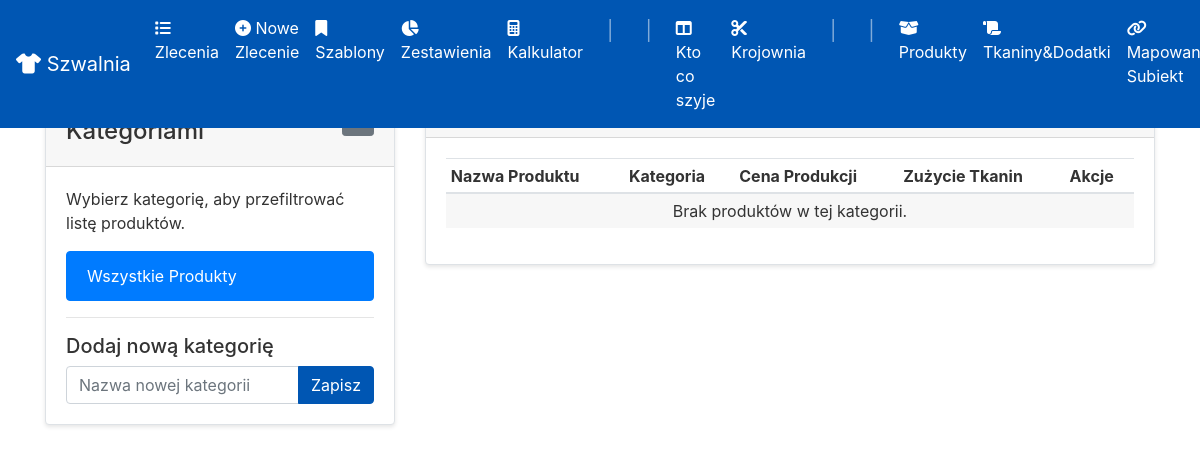
/products, run on an earlier commit of the app's database.
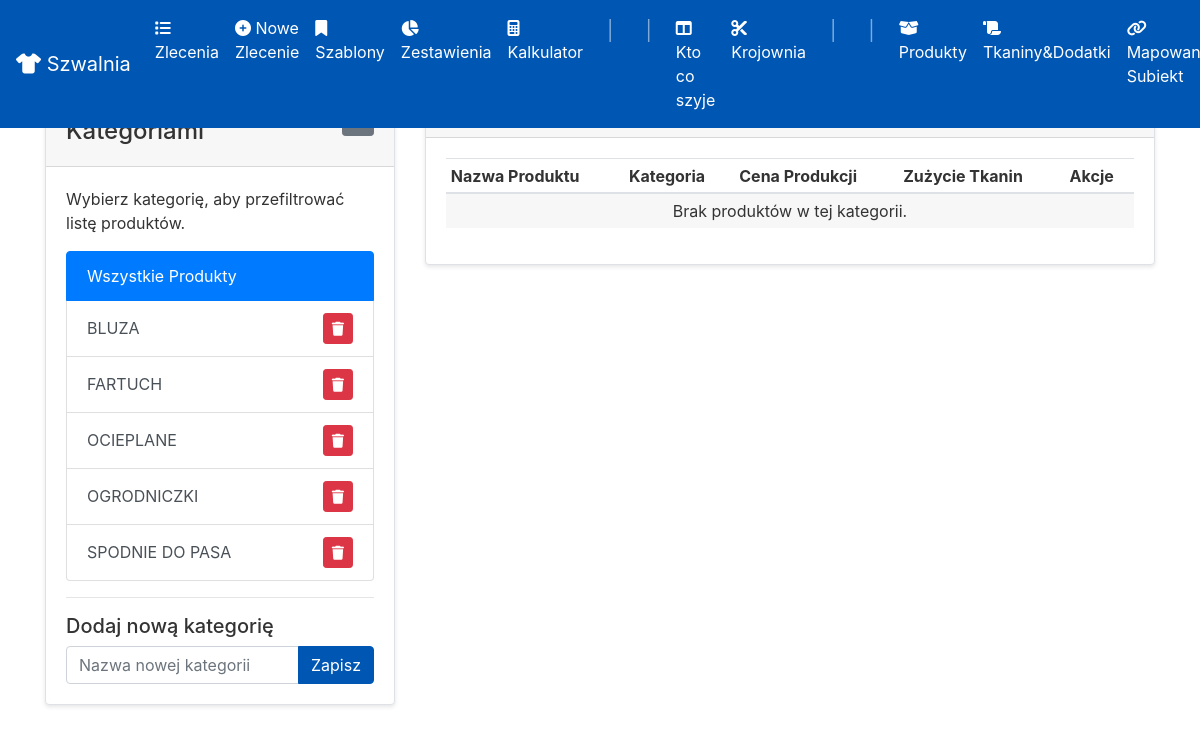
And on a later commit of the database.
### app/models.py (models this page shows, shortened)
class ProductCategory(db.Model):
    id = db.Column(db.Integer, primary_key=True)
    name = db.Column(db.String(100), nullable=False, unique=True)

### app/routes.py (the view)
@app.route('/products')
def products_list():
    categories = ProductCategory.query.order_by(ProductCategory.name).all()
    category_filter_id = request.args.get('category_id', type=int)
    query = Product.query
    if category_filter_id:
        query = query.filter_by(category_id=category_filter_id)
    products = query.order_by(Product.name).all()
    form = ProductCategoryForm()
    return render_template('products_list.html',
                           products=products,
                           categories=categories,
                           form=form,
                           current_category_id=category_filter_id)

### app/forms.py
class ProductCategoryForm(FlaskForm):
    name = StringField('Nazwa kategorii', validators=[DataRequired()])
    submit = SubmitField('Zapisz')

### app/routes.py (called while the page is built)
@app.context_processor
def inject_in_progress_orders():
    all_in_progress = Order.query.filter_by(status='W REALIZACJI').order_by(Order.deadline).all()
    krojownia_orders = []
    szwalnia_orders = []
    for order in all_in_progress:
        order.total_quantity = sum(item.quantity for item in order.order_items)
        if order.cutting_table == 'skrojone' and order.assigned_team is not None:
            szwalnia_orders.append(order)
        elif order.cutting_table is not None and order.cutting_table != 'skrojone':
            krojownia_orders.append(order)
    return dict(krojownia_in_progress=krojownia_orders, szwalnia_in_progress=szwalnia_orders)

### app/templates/products_list.html (shortened to what this page needs)
{% extends "base.html" %}
{% block content %}
<div class="row">
    <div class="col-lg-4">
        <div class="card">
            <div class="card-header d-flex justify-content-between align-items-center">
                <h4> Zarządzaj Kategoriami</h4>
                <button class="btn btn-sm btn-secondary" type="button" data-toggle="collapse" data-target="#categoryManagementCollapse" aria-expanded="true" aria-controls="categoryManagementCollapse">
                </button>
            </div>
            <div class="collapse show" id="categoryManagementCollapse">
                <div class="card-body">
                    <p>Wybierz kategorię, aby przefiltrować listę produktów.</p>
                    <div class="list-group">
                        <a href="{{ url_for('products_list') }}" class="list-group-item list-group-item-action {% if not current_category_id %}active{% endif %}">
                            Wszystkie Produkty
                        </a>
                        {% for category in categories %}
                        <a href="{{ url_for('products_list', category_id=category.id) }}"
                           class="list-group-item list-group-item-action d-flex justify-content-between align-items-center {% if current_category_id == category.id %}active{% endif %}">
                            {{ category.name }}
                            <form method="POST" action="{{ url_for('delete_product_category', category_id=category.id) }}" onsubmit="return confirm('Czy na pewno chcesz usunąć tę kategorię?');" class="ml-2">
                                <button type="submit" class="btn btn-danger btn-sm"><i class="fas fa-trash"></i></button>
                            </form>
                        </a>
                        {% endfor %}
                    </div>
                    <hr>
                    <h5>Dodaj nową kategorię</h5>
                    <form method="POST" action="{{ url_for('add_product_category') }}">
                        <div class="input-group">
                            {{ form.name(class="form-control", placeholder="Nazwa nowej kategorii") }}
                            <div class="input-group-append">
                                {{ form.submit(class="btn btn-primary") }}
                            </div>
                        </div>
                    </form>
                </div>
            </div>
        </div>
    </div>
    <div class="col-lg-8">
        <div class="card">
            <div class="card-header d-flex justify-content-between align-items-center">
                <h4> Lista Produktów</h4>
                <div>
                    <button class="btn btn-info btn-sm" data-toggle="modal" data-target="#importModal"> Importuj z XLSX</button>
                    <a href="{{ url_for('add_product') }}" class="btn btn-success btn-sm"> Dodaj Nowy Produkt</a>
                </div>
            </div>
            <div class="card-body">
                <table class="table table-striped table-hover table-sm">
                    <thead>
                        <tr>
                            <th>Nazwa Produktu</th>
                            <th>Kategoria</th>
                            <th>Cena Produkcji</th>
                            <th>Zużycie Tkanin</th>
                            <th>Akcje</th>
                        </tr>
                    </thead>
                    <tbody>
                        {% for product in products %}
                        <tr>
                            <td>{{ product.name }}</td>
                            <td>{{ product.category.name if product.category else 'Brak' }}</td>
                            <td>{{ "%.2f zł"|format(product.production_price) }}</td>
                            <td>
                                {% if product.fabrics_needed %}
                                    <ul class="list-unstyled mb-0">
                                        {% for pf in product.fabrics_needed %}
                                            <li>{{ pf.fabric.name }}: <strong>{{ pf.usage_meters }} m</strong></li>
                                        {% endfor %}
                                    </ul>
                                {% else %}
                                    ---
                                {% endif %}
                            </td>
                            <td>
                                <a href="{{ url_for('edit_product', product_id=product.id) }}" class="btn btn-warning btn-sm" title="Edytuj"><i class="fas fa-edit"></i></a>
                                <form method="POST" action="{{ url_for('delete_product', product_id=product.id) }}" style="display:inline;" onsubmit="return confirm('Czy na pewno chcesz usunąć ten produkt?');">
                                    <button type="submit" class="btn btn-danger btn-sm" title="Usuń"><i class="fas fa-trash"></i></button>
                                </form>
                            </td>
                        </tr>
                        {% else %}
                        <tr>
                            <td colspan="5" class="text-center">Brak produktów w tej kategorii.</td>
                        </tr>
                        {% endfor %}
                    </tbody>
                </table>
            </div>
        </div>
    </div>
</div>
{% endblock %}

### app/templates/base.html (shortened to what this page needs)
<!DOCTYPE html>
<html lang="pl">
<head>
  <link rel="stylesheet" href="https://maxcdn.bootstrapcdn.com/bootstrap/4.0.0/css/bootstrap.min.css">
  <link href="https://cdnjs.cloudflare.com/ajax/libs/font-awesome/6.4.0/css/all.min.css" rel="stylesheet">
</head>
<body>
<nav class="navbar navbar-expand-lg navbar-dark fixed-top" style="background-color: #0056b3;">
  <a class="navbar-brand" href="{{ url_for('orders_list') }}">
    <i class="fas fa-tshirt"></i> Szwalnia
  </a>
  <div class="collapse navbar-collapse" id="navbarNav">
    <ul class="navbar-nav mr-auto">
      <li class="nav-item">
        <a class="nav-link" href="{{ url_for('orders_list') }}">
          <i class="fas fa-list"></i> Zlecenia
        </a>
      </li>
      <li class="nav-item">
        <a class="nav-link" href="{{ url_for('new_order') }}">
          <i class="fas fa-plus-circle"></i> Nowe Zlecenie
        </a>
      </li>
      <li class="nav-item">
        <a class="nav-link" href="{{ url_for('order_templates') }}">
          <i class="fas fa-bookmark"></i> Szablony
        </a>
      </li>
      <li class="nav-item">
        <a class="nav-link" href="{{ url_for('reports') }}">
            <i class="fas fa-chart-pie"></i> Zestawienia
        </a>
      </li>
      <li class="nav-item">
        <a class="nav-link" href="{{ url_for('calculator') }}">
          <i class="fas fa-calculator"></i> Kalkulator
        </a>
      </li>
  <li class="nav-item">
    <span class="navbar-text mx-3" style="font-size: 1.2rem;">|</span>
  </li>
      <li class="nav-item">
  <li class="nav-item">
    <span class="navbar-text mx-3" style="font-size: 1.2rem;">|</span>
  </li>
      <li class="nav-item">
        <a class="nav-link" href="{{ url_for('kanban') }}">
          <i class="fas fa-table-columns"></i> Kto co szyje
        </a>
      </li>
      <li class="nav-item">
        <a class="nav-link" href="{{ url_for('krojownia') }}">
          <i class="fas fa-scissors"></i> Krojownia
        </a>
      </li>
  <li class="nav-item">
    <span class="navbar-text mx-3" style="font-size: 1.2rem;">|</span>
  </li>
  <li class="nav-item">
    <span class="navbar-text mx-3" style="font-size: 1.2rem;">|</span>
  </li>
      <li class="nav-item">
        <a class="nav-link" href="{{ url_for('products_list') }}">
            <i class="fas fa-box-open"></i> Produkty
        </a>
      </li>
      <li class="nav-item">
        <a class="nav-link" href="{{ url_for('materials_management') }}">
            <i class="fas fa-scroll"></i> Tkaniny&Dodatki
        </a>
      </li>
      <li class="nav-item">
        <a class="nav-link" href="{{ url_for('subiekt_mapping') }}">
            <i class="fas fa-link"></i> Mapowanie Subiekt
        </a>
      </li>
    </ul>
  </div>
</nav>
<div class="container" style="margin-top:75px;">
  {% block content %}{% endblock %}
</div>
</body>
</html>

What changed in the data, as far as the page shows it:
added ProductCategory: name "BLUZA"
added ProductCategory: name "FARTUCH"
added ProductCategory: name "OCIEPLANE"
added ProductCategory: name "OGRODNICZKI"
added ProductCategory: name "SPODNIE DO PASA"
